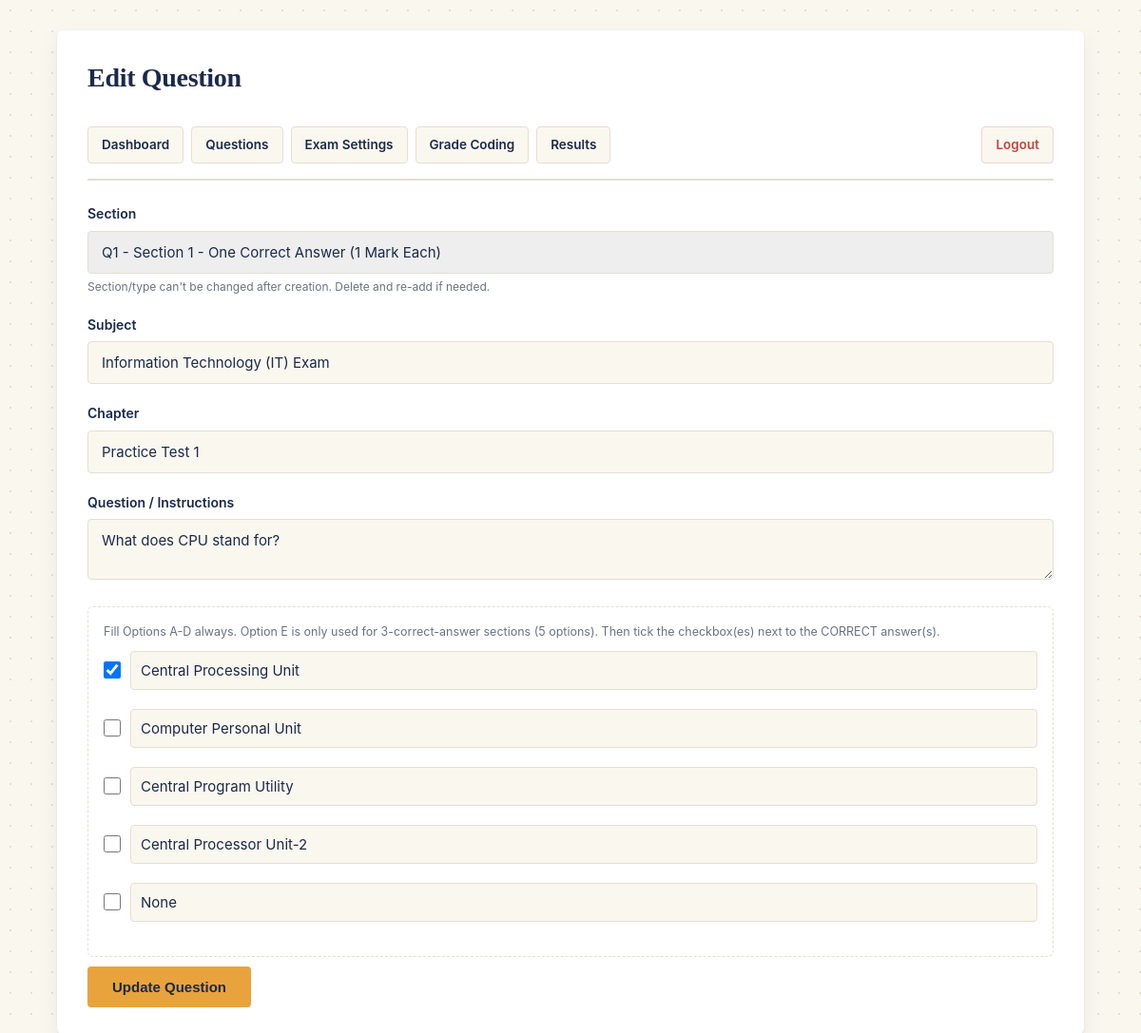
/admin/questions/edit/1 (signed in), run on the app's committed database.
### tables this page shows
CREATE TABLE questions (
            id INTEGER PRIMARY KEY AUTOINCREMENT,
            subject TEXT NOT NULL,
            chapter TEXT NOT NULL,
            section_key TEXT,                      -- "Q1".."Q6" - kis section ka hissa hai
            question_type TEXT,                    -- single_select / multi_select / true_false / match / coding
            question_text TEXT NOT NULL,
            option_a TEXT, option_b TEXT, option_c TEXT, option_d TEXT, option_e TEXT,
            correct_option TEXT,                   -- LEGACY column (purana single-letter), safe rakha hai
            correct_options TEXT,                  -- "B" ya "B,D" - select/true_false ke liye sahi jawaab(s)
            match_pairs TEXT,                       -- JSON: [{"left":"HTML","right":"..."}], sirf "match" type ke liye
            marks INTEGER NOT NULL DEFAULT 1,       -- is question/set ke total marks
            created_at TIMESTAMP DEFAULT CURRENT_TIMESTAMP
        );

CREATE TABLE sections (
            id INTEGER PRIMARY KEY AUTOINCREMENT,
            section_key TEXT UNIQUE NOT NULL,     -- "Q1", "Q2", "Q3", "Q4", "Q5", "Q6"
            title TEXT NOT NULL,                   -- display naam
            question_type TEXT NOT NULL,           -- single_select / multi_select / true_false / match / coding
            num_options INTEGER,                   -- 4 ya 5 (select types ke liye), baaki NULL
            correct_count INTEGER,                 -- kitne sahi chahiye (1, 2, ya 3) - select types ke liye
            num_to_attempt INTEGER NOT NULL,       -- "any N attempt karo" wala N
            order_index INTEGER NOT NULL,          -- tabs me kaunsa pehle dikhega
            instructions TEXT                      -- student ko dikhne wala hint text
        );

### app.py (the view, shortened to what this page needs)
@app.route("/admin/questions/edit/<int:question_id>", methods=["GET", "POST"])
@login_required
def admin_edit_question(question_id):
    conn = get_db_connection()
    sections = conn.execute("SELECT * FROM sections ORDER BY order_index").fetchall()
    question = conn.execute("SELECT * FROM questions WHERE id = ?", (question_id,)).fetchone()
    if question is None:
        conn.close()
        return redirect(url_for("admin_questions"))
    section = conn.execute("SELECT * FROM sections WHERE section_key = ?", (question["section_key"],)).fetchone()
    conn.close()
    existing_pairs = json.loads(question["match_pairs"]) if question["match_pairs"] else []
    return render_template("admin_question_form.html", edit=True, sections=sections, question=question, section=section, existing_pairs=existing_pairs)

### app.py (called while the page is built)
def login_required(view_function):
    @wraps(view_function)
    def wrapper(*args, **kwargs):
        if not session.get("is_admin"):
            return redirect(url_for("admin_login"))
        return view_function(*args, **kwargs)
    return wrapper

### db.py (called while the page is built)
def get_db_connection():
    conn = sqlite3.connect(DB_FULL_PATH)
    conn.row_factory = sqlite3.Row   # column NAME se value nikal sakein
    conn.execute("PRAGMA foreign_keys = ON")
    return conn

### templates/admin_question_form.html (shortened to what this page needs)
<!DOCTYPE html>
<html lang="en">
<head>
    <link rel="stylesheet" href="{{ url_for('static', filename='css/style.css') }}">
</head>
<body>
    <div class="admin-container">
        <div class="header"><h1>{{ "Edit Question" if edit else "Add New Question" }}</h1></div>
        {% include "admin_nav.html" %}
        <form action="{{ url_for('admin_edit_question', question_id=question.id) if edit else url_for('admin_add_question') }}" method="POST">
            {% if edit %}
                <div class="form-group">
                    <label>Section</label>
                    <input type="text" value="{{ question.section_key }} - {{ section.title }}" disabled style="background:#eee;">
                    <p style="color: var(--slate); font-size: 12px; margin-top:4px;">Section/type can't be changed after creation. Delete and re-add if needed.</p>
                </div>
            {% endif %}
            <div class="form-group">
                <label>Subject</label>
                <input type="text" name="subject" required value="{{ question.subject if edit else (form_data.subject if form_data else 'Information Technology (IT) Exam') }}">
            </div>
            <div class="form-group">
                <label>Chapter</label>
                <input type="text" name="chapter" required value="{{ question.chapter if edit else (form_data.chapter if form_data else 'Practice Test 1') }}">
            </div>
            <div class="form-group">
                <label>Question / Instructions</label>
                <textarea name="question_text" rows="2" required placeholder="Type the question here...">{{ question.question_text if edit else (form_data.question_text if form_data else '') }}</textarea>
            </div>
            <div class="section-type-group {% if edit and section.question_type in ['single_select','multi_select'] %}visible{% endif %}" id="group-mcq">
                <p style="color: var(--slate); font-size: 12.5px; margin-bottom:10px;">
                    Fill Options A-D always. Option E is only used for 3-correct-answer sections (5 options).
                    Then tick the checkbox(es) next to the CORRECT answer(s).
                </p>
                {% for label in ['A','B','C','D','E'] %}
                <div class="form-group" style="display:flex; gap:10px; align-items:center;">
                    <input type="checkbox" name="correct_options" value="{{ label }}" style="width:18px;height:18px;"
                        {% if edit and question.correct_options and label in question.correct_options.split(",") %}checked{% endif %}>
                    <input type="text" name="option_{{ label|lower }}" placeholder="Option {{ label }}"
                        value="{{ question['option_' + label|lower] if edit else '' }}" style="flex:1; padding:10px; border:1px solid var(--line); border-radius:4px;">
                </div>
                {% endfor %}
            </div>
                {% set existing_pairs = existing_pairs if edit else [] %}
            <button type="submit" class="btn btn-gold" style="margin-top:10px;">{{ "Update Question" if edit else "Save Question" }}</button>
        </form>
    </div>
</body>
</html>

### static/css/style.css (style rules this page uses)
:root { --ink: #1B2A4A; --paper: #FAF7EF; --paper-card: #FFFFFF; --gold: #E8A33D; --gold-dark: #C9861F; --rule-red: #C1443C; --sage: #4F7942; --slate: #6B7280; --line: #E4DFD3; --font-display: Georgia, 'Times New Roman', 'Noto Serif', serif; --font-body: -apple-system, 'Segoe UI', Roboto, Helvetica, Arial, sans-serif; --font-mono: 'Courier New', Courier, monospace; }
* { margin: 0; padding: 0; box-sizing: border-box; }
body { background-color: var(--paper); background-image: radial-gradient(var(--line) 1px, transparent 1px); background-size: 22px 22px; color: var(--ink); font-family: var(--font-body); line-height: 1.6; -webkit-font-smoothing: antialiased; }
.header { margin-bottom: 28px; }
.header h1 { font-family: var(--font-display); color: var(--ink); font-size: 28px; font-weight: 700; letter-spacing: -0.3px; margin-bottom: 4px; }
.form-group { margin-bottom: 20px; }
.form-group label { display: block; margin-bottom: 6px; font-weight: 600; color: var(--ink); font-size: 14px; }
.form-group input[type="text"], .form-group input[type="password"], .form-group input[type="number"] { width: 100%; padding: 12px 14px; border: 1px solid var(--line); border-radius: 4px; font-size: 15px; font-family: var(--font-body); background: var(--paper); color: var(--ink); }
.form-group textarea, .form-group select { width: 100%; padding: 12px 14px; border: 1px solid var(--line); border-radius: 4px; font-size: 15px; font-family: var(--font-body); background: var(--paper); color: var(--ink); }
.btn { display: inline-block; background-color: var(--ink); color: #ffffff; border: none; padding: 13px 26px; border-radius: 4px; font-size: 15px; font-weight: 600; cursor: pointer; text-align: center; transition: background-color 0.15s ease; }
.btn-gold { background-color: var(--gold); color: var(--ink); }
.admin-container { max-width: 1080px; margin: 32px auto; background: var(--paper-card); padding: 28px 32px; border-radius: 6px; box-shadow: 0 1px 3px rgba(27,42,74,0.08), 0 8px 24px rgba(27,42,74,0.06); }
.section-type-group { display: none; border: 1px dashed var(--line); padding: 16px; border-radius: 6px; margin-top: 10px; }
.section-type-group.visible { display: block; }

### data on the page
questions: section_key "Q1 - Section 1 - One Correct Answer (1 Mark Each)", subject "Information Technology (IT) Exam", chapter "Practice Test 1", question_text "What does CPU stand for?", correct_options "☑", option_a "Central Processing Unit" "Computer Personal Unit" "Central Program Utility" "Central Processor Unit-2"

### other printed values
{{ "Edit Question" if edit else "Add New Question" }} "Edit Question"
{{ "Update Question" if edit else "Save Question" }} "Update Question"
